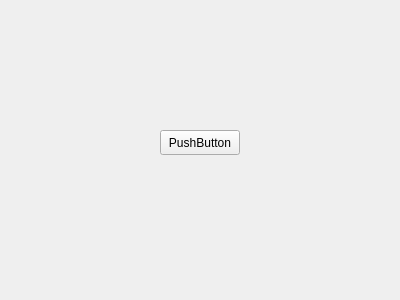
<?xml version="1.0" encoding="UTF-8"?>
<ui version="4.0">
 <class>Widget</class>
 <widget class="QWidget" name="Widget">
  <property name="geometry">
   <rect>
    <x>0</x>
    <y>0</y>
    <width>400</width>
    <height>300</height>
   </rect>
  </property>
  <property name="windowTitle">
   <string>Widget</string>
  </property>
  <widget class="QPushButton" name="pushButton">
   <property name="geometry">
    <rect>
     <x>160</x>
     <y>130</y>
     <width>80</width>
     <height>25</height>
    </rect>
   </property>
   <property name="text">
    <string>PushButton</string>
   </property>
  </widget>
 </widget>
 <layoutdefault spacing="6" margin="11"/>
 <resources/>
 <connections/>
</ui>
